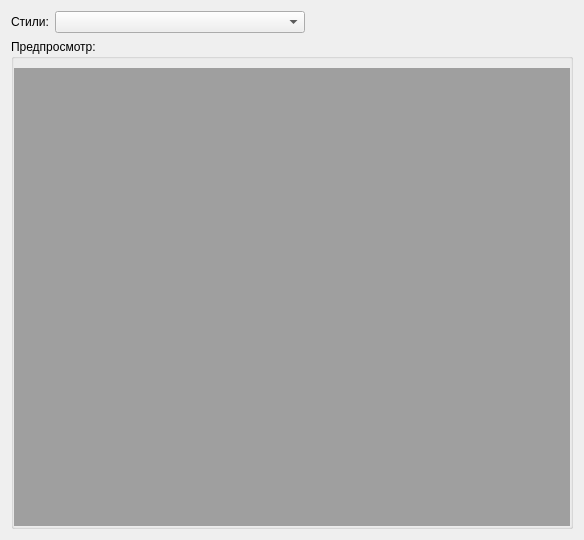
<?xml version="1.0" encoding="UTF-8"?>
<ui version="4.0">
 <class>StyleOptionsPage</class>
 <widget class="OptionsPage" name="StyleOptionsPage">
  <property name="geometry">
   <rect>
    <x>0</x>
    <y>0</y>
    <width>584</width>
    <height>540</height>
   </rect>
  </property>
  <property name="windowTitle">
   <string>Form</string>
  </property>
  <layout class="QVBoxLayout" name="verticalLayout_2">
   <item>
    <layout class="QHBoxLayout" name="horizontalLayout">
     <item>
      <widget class="QLabel" name="label">
       <property name="text">
        <string>Стили:</string>
       </property>
      </widget>
     </item>
     <item>
      <widget class="QComboBox" name="comboBox">
       <property name="minimumSize">
        <size>
         <width>250</width>
         <height>0</height>
        </size>
       </property>
      </widget>
     </item>
     <item>
      <spacer name="horizontalSpacer">
       <property name="orientation">
        <enum>Qt::Horizontal</enum>
       </property>
       <property name="sizeHint" stdset="0">
        <size>
         <width>40</width>
         <height>20</height>
        </size>
       </property>
      </spacer>
     </item>
    </layout>
   </item>
   <item>
    <widget class="QGroupBox" name="groupBox">
     <property name="title">
      <string>Предпросмотр: </string>
     </property>
     <property name="flat">
      <bool>true</bool>
     </property>
     <layout class="QVBoxLayout" name="verticalLayout">
      <property name="leftMargin">
       <number>0</number>
      </property>
      <property name="topMargin">
       <number>9</number>
      </property>
      <property name="rightMargin">
       <number>0</number>
      </property>
      <property name="bottomMargin">
       <number>0</number>
      </property>
      <item>
       <widget class="QMdiArea" name="mdiArea">
        <property name="verticalScrollBarPolicy">
         <enum>Qt::ScrollBarAsNeeded</enum>
        </property>
        <property name="horizontalScrollBarPolicy">
         <enum>Qt::ScrollBarAsNeeded</enum>
        </property>
       </widget>
      </item>
     </layout>
    </widget>
   </item>
  </layout>
 </widget>
 <customwidgets>
  <customwidget>
   <class>OptionsPage</class>
   <extends>QWidget</extends>
   <header>optionspage.h</header>
   <container>1</container>
  </customwidget>
 </customwidgets>
 <resources/>
 <connections/>
</ui>
